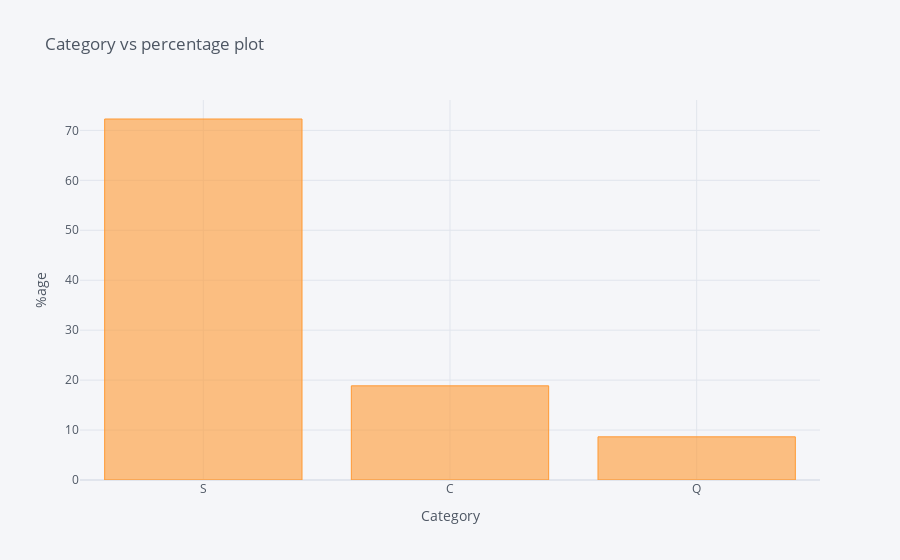

The notebook cell saved with this chart:
### Code cell
prcntage_values( 'Embarked' )

### Figure 1 — Plotly figure (JSON) as saved in the notebook; plotly's stock layout.template omitted (floating-point values rounded to 4 significant figures)
{"data": [{"marker": {"color": "rgba(255, 153, 51, 0.6)", "line": {"color": "rgba(255, 153, 51, 1.0)", "width": 1}}, "name": "%age", "orientation": "v", "text": "", "type": "bar", "x": ["S", "C", "Q"], "y": [72.28, 18.86, 8.642]}], "layout": {"legend": {"bgcolor": "#F5F6F9", "font": {"color": "#4D5663"}}, "paper_bgcolor": "#F5F6F9", "plot_bgcolor": "#F5F6F9", "title": {"font": {"color": "#4D5663"}, "text": "Category vs percentage plot"}, "xaxis": {"gridcolor": "#E1E5ED", "showgrid": true, "tickfont": {"color": "#4D5663"}, "title": {"font": {"color": "#4D5663"}, "text": "Category"}, "zerolinecolor": "#E1E5ED"}, "yaxis": {"gridcolor": "#E1E5ED", "showgrid": true, "tickfont": {"color": "#4D5663"}, "title": {"font": {"color": "#4D5663"}, "text": "%age"}, "zerolinecolor": "#E1E5ED"}}}
